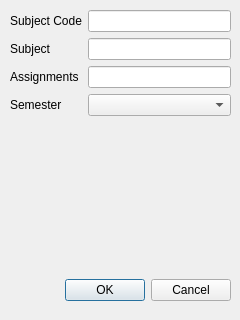
<?xml version="1.0" encoding="UTF-8"?>
<ui version="4.0">
 <class>NewSubject</class>
 <widget class="QDialog" name="NewSubject">
  <property name="geometry">
   <rect>
    <x>0</x>
    <y>0</y>
    <width>240</width>
    <height>320</height>
   </rect>
  </property>
  <property name="windowTitle">
   <string>Dialog</string>
  </property>
  <widget class="QDialogButtonBox" name="buttonBox">
   <property name="geometry">
    <rect>
     <x>10</x>
     <y>270</y>
     <width>221</width>
     <height>41</height>
    </rect>
   </property>
   <property name="orientation">
    <enum>Qt::Horizontal</enum>
   </property>
   <property name="standardButtons">
    <set>QDialogButtonBox::Cancel|QDialogButtonBox::Ok</set>
   </property>
  </widget>
  <widget class="QWidget" name="formLayoutWidget">
   <property name="geometry">
    <rect>
     <x>10</x>
     <y>10</y>
     <width>221</width>
     <height>261</height>
    </rect>
   </property>
   <layout class="QFormLayout" name="formLayout">
    <item row="0" column="0">
     <widget class="QLabel" name="subjectCodeLabel">
      <property name="text">
       <string>Subject Code</string>
      </property>
     </widget>
    </item>
    <item row="0" column="1">
     <widget class="QLineEdit" name="subjectCodeLineEdit"/>
    </item>
    <item row="1" column="0">
     <widget class="QLabel" name="subjectLabel">
      <property name="text">
       <string>Subject</string>
      </property>
     </widget>
    </item>
    <item row="1" column="1">
     <widget class="QLineEdit" name="titleLineEdit"/>
    </item>
    <item row="2" column="0">
     <widget class="QLabel" name="assignmentsLabel">
      <property name="text">
       <string>Assignments</string>
      </property>
     </widget>
    </item>
    <item row="2" column="1">
     <widget class="QLineEdit" name="assignmentsLineEdit"/>
    </item>
    <item row="3" column="0">
     <widget class="QLabel" name="semesteLabel">
      <property name="text">
       <string>Semester</string>
      </property>
     </widget>
    </item>
    <item row="3" column="1">
     <widget class="QComboBox" name="semesterComboBox"/>
    </item>
   </layout>
  </widget>
 </widget>
 <resources/>
 <connections>
  <connection>
   <sender>buttonBox</sender>
   <signal>accepted()</signal>
   <receiver>NewSubject</receiver>
   <slot>accept()</slot>
   <hints>
    <hint type="sourcelabel">
     <x>248</x>
     <y>254</y>
    </hint>
    <hint type="destinationlabel">
     <x>157</x>
     <y>274</y>
    </hint>
   </hints>
  </connection>
  <connection>
   <sender>buttonBox</sender>
   <signal>rejected()</signal>
   <receiver>NewSubject</receiver>
   <slot>reject()</slot>
   <hints>
    <hint type="sourcelabel">
     <x>316</x>
     <y>260</y>
    </hint>
    <hint type="destinationlabel">
     <x>286</x>
     <y>274</y>
    </hint>
   </hints>
  </connection>
 </connections>
</ui>
